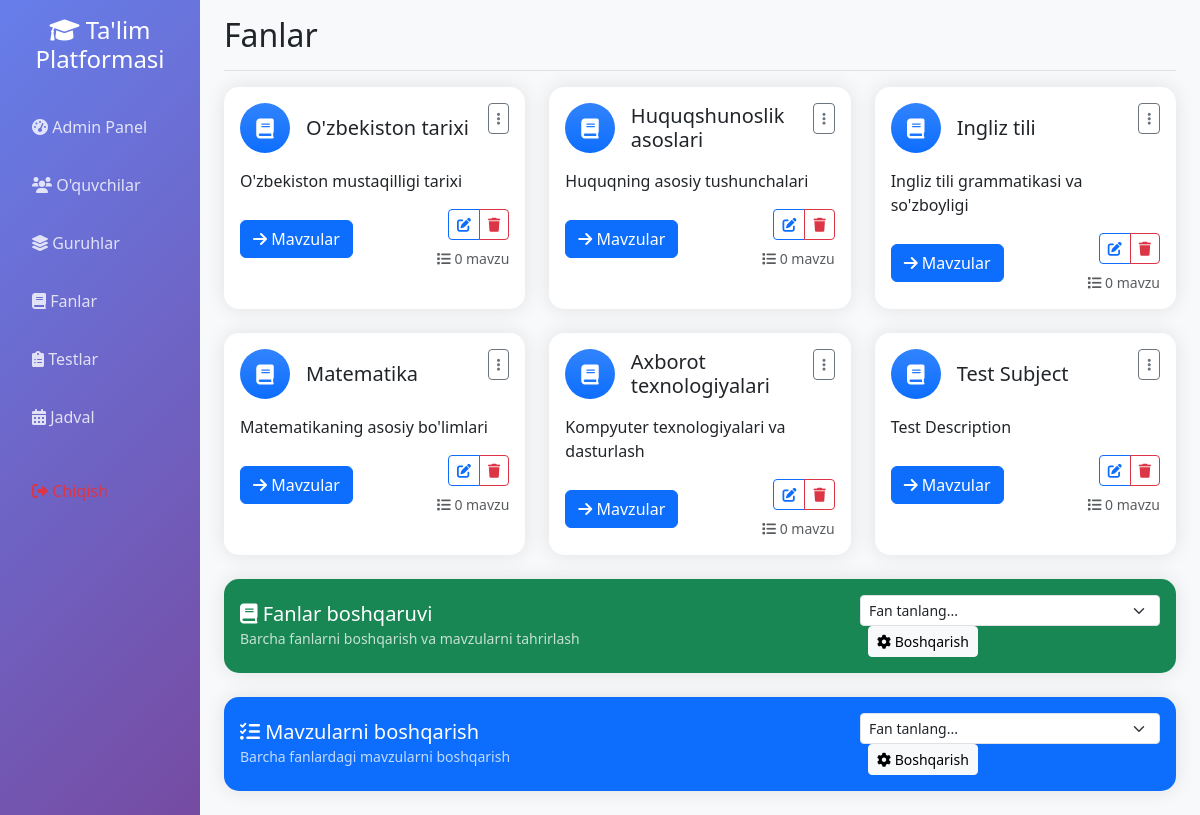
Before: /subjects (signed in) with the older database file.
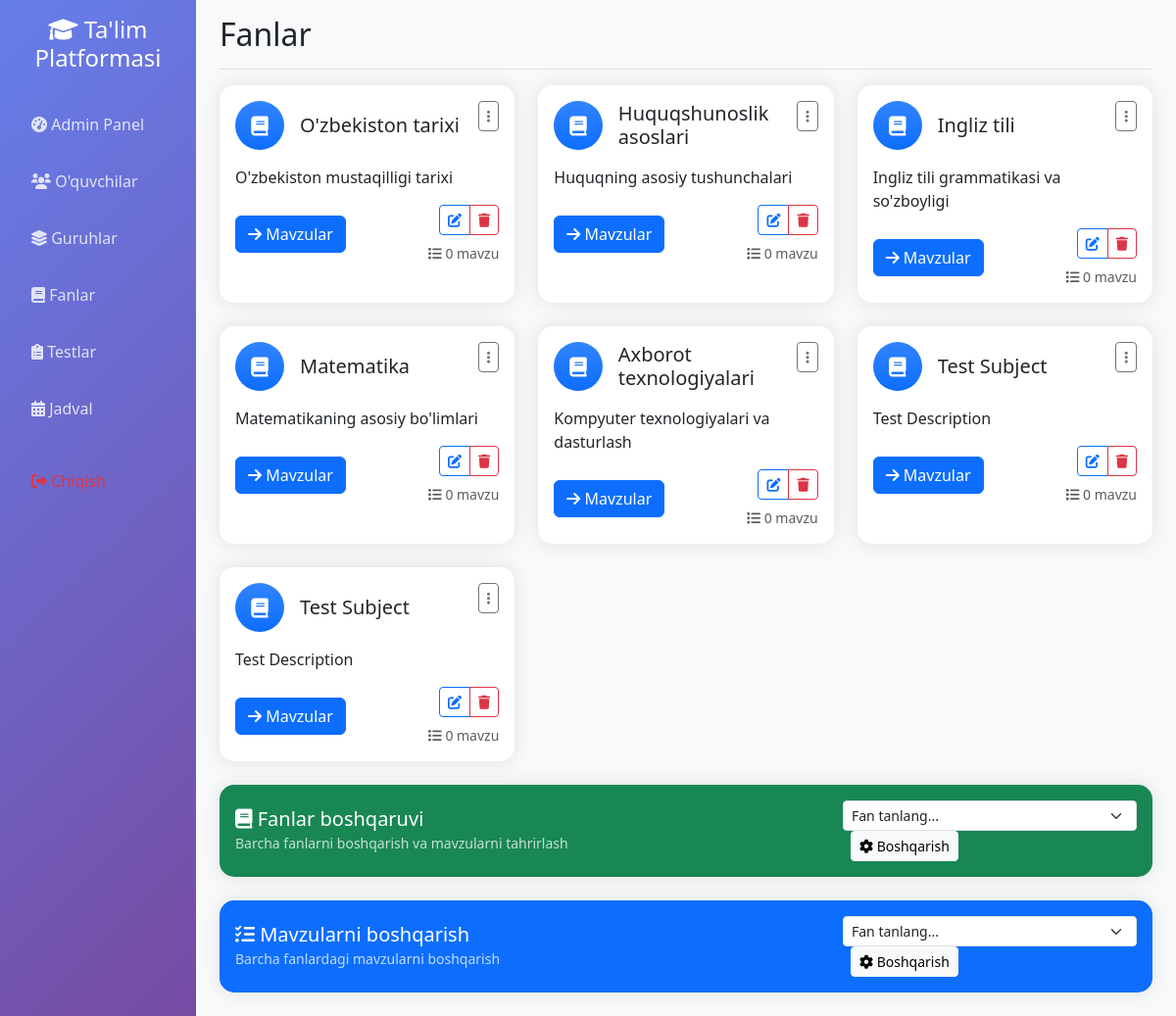
After: the same page with the newer database file.
### app.py (models this page shows)
class Subject(db.Model):
    __tablename__ = 'subject'
    id = db.Column(db.Integer, primary_key=True)
    name = db.Column(db.String(100), unique=True, nullable=False, index=True)
    description = db.Column(db.Text)
    topics = db.relationship('Topic', backref='subject', lazy=True, cascade='all, delete-orphan')
    tests = db.relationship('Test', backref='subject', lazy=True, cascade='all, delete-orphan')
    schedules = db.relationship('Schedule', backref='subject', lazy=True, cascade='all, delete-orphan')

### app.py (the view)
@app.route('/subjects')
def subjects():
    if not session.get('logged_in', False):
        return redirect(url_for('login'))
    subjects = Subject.query.all()
    return render_template('subjects_enhanced.html', subjects=subjects)

### app.py (called while the page is built, shortened)
@app.context_processor
def inject_user():
    class CurrentUser:
        def __init__(self):
            self.is_authenticated = session.get('logged_in', False)
            self.is_admin = session.get('is_admin', False)
            self.is_group_leader = session.get('is_group_leader', False)
            self.username = session.get('username', '')
            self.id = session.get('user_id', None)
    return dict(current_user=CurrentUser(), datetime=datetime)

### templates/subjects_enhanced.html (shortened to what the changed rows need)
{% extends "base.html" %}
{% block page_title %}Fanlar{% endblock %}
{% block content %}
<div class="row">
    {% for subject in subjects %}
    <div class="col-md-6 col-lg-4 mb-4">
        <div class="card h-100">
            <div class="card-body">
                <div class="d-flex justify-content-between align-items-start mb-3">
                    <div class="d-flex align-items-center">
                        <div class="icon-box bg-primary bg-gradient text-white rounded-circle p-3 me-3">
                            <i class="fas fa-book fa-lg"></i>
                        </div>
                        <div>
                            <h5 class="card-title mb-0">{{ subject.name }}</h5>
                        </div>
                    </div>
                    <div class="dropdown">
                        <button class="btn btn-sm btn-outline-secondary dropdown-toggle" type="button" data-bs-toggle="dropdown">
                            <i class="fas fa-ellipsis-v"></i>
                        </button>
                    </div>
                </div>
                <p class="card-text">{{ subject.description or 'Tafsilotlar mavjud emas' }}</p>
                <div class="d-flex justify-content-between align-items-center">
                    <a href="{{ url_for('subject_detail', subject_id=subject.id) }}" class="btn btn-primary">
                        <i class="fas fa-arrow-right"></i> Mavzular
                    </a>
                    <div class="text-end">
                        {% if session.get('is_admin', False) %}
                        <div class="btn-group mb-2" role="group">
                            <button class="btn btn-sm btn-outline-primary" onclick="editSubject({{ subject.id }})" title="Tahrirlash">
                                <i class="fas fa-edit"></i>
                            </button>
                            <button class="btn btn-sm btn-outline-danger" onclick="deleteSubject({{ subject.id }})" title="O'chirish">
                                <i class="fas fa-trash"></i>
                            </button>
                        </div>
                        {% endif %}
                        <small class="text-muted d-block">
                            <i class="fas fa-list"></i> {{ subject.topics|length }} mavzu
                        </small>
                    </div>
                </div>
            </div>
        </div>
    </div>
    {% endfor %}
</div>
{% endblock %}

Changed rows visible on the page:
added Subject: name "Test Subject", description "Test Description", topics|length "0"
